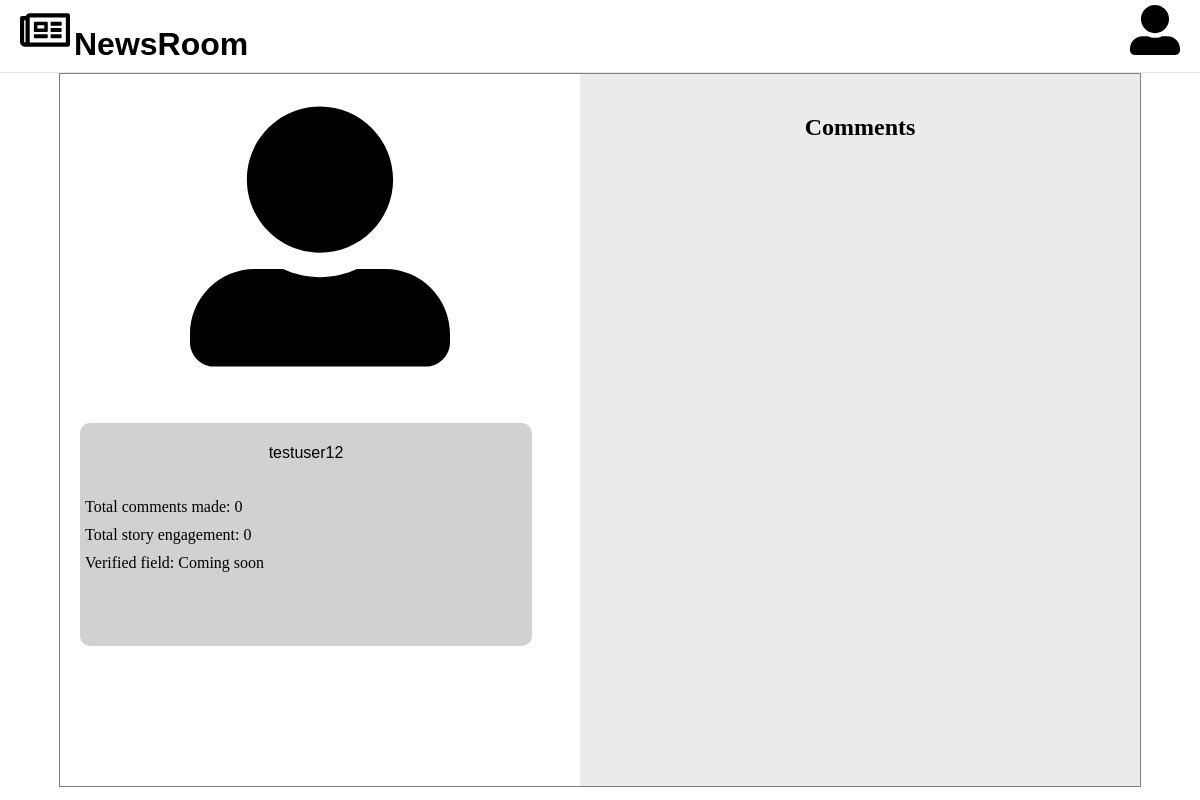
Page /profile/ (signed in) on the earlier database version.
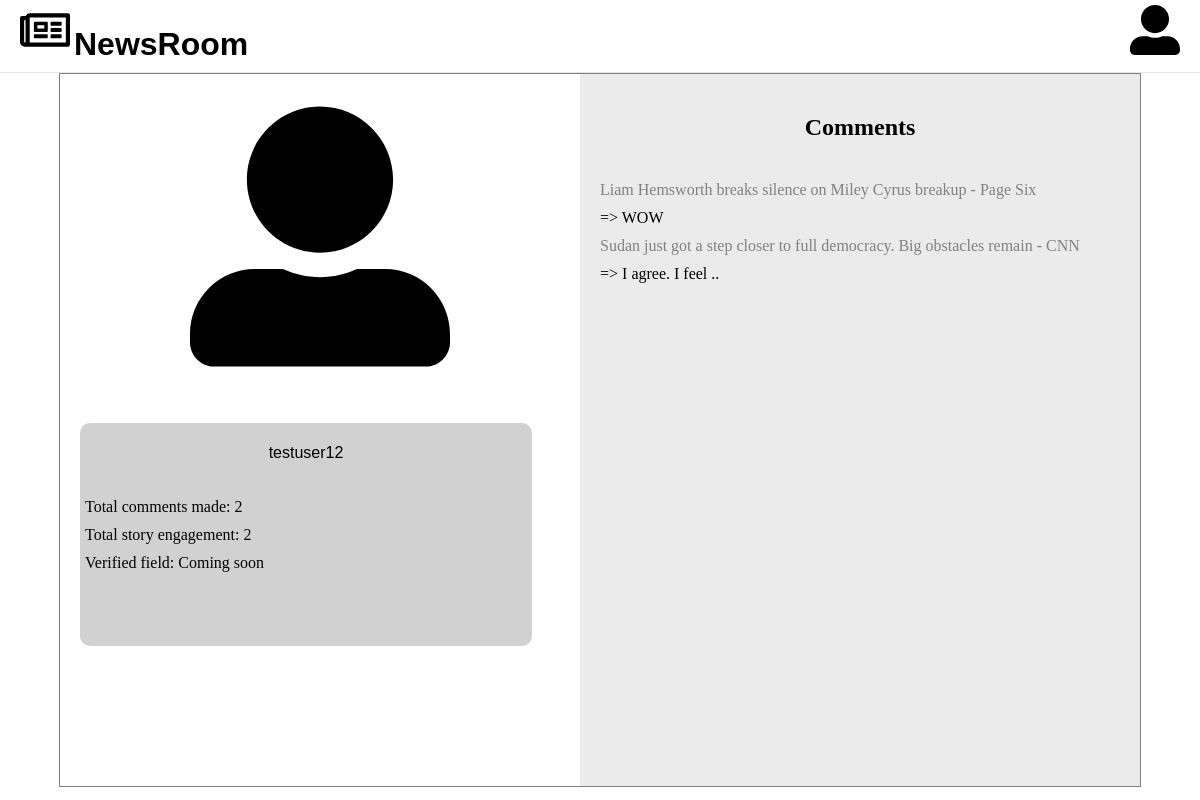
Same page on the later database version.
### blog/models.py (models this page shows, shortened)
class NewsRoom(models.Model):
    title = models.TextField(default="Unknown source", null=True)
    post = models.TextField(default="A Comment..", null=True)
    image = models.TextField(default="Image url", null=True)
    url = models.TextField(default="#", null=True)
    source = models.TextField(default="Unknown source", null=True)
    def __str__(self):
        return self.title

class Comment(models.Model):
    news = models.ForeignKey(NewsRoom, on_delete=models.CASCADE, null=True)
    name = models.ForeignKey(User, on_delete=models.CASCADE, null=True)
    comment = models.TextField(default="posts")

### blog/views.py (the view)
# urls.py: path('profile/', login_required(views.ProfileView.as_view()), name = 'profile'),
class ProfileView(TemplateView):
    def get (self, request):
        if not request.user.is_authenticated:
            return HttpResponseRedirect(reverse_lazy('login'))
        user = request.user
        if request.GET.get('user') is not None:
            username = request.GET.get('user')
            user = User.objects.filter(username = username).first()
        comments = Comment.objects.filter(name = user)
        commentsNum = len(comments)
        stories = {}
        for comment in comments:
            if comment.news in stories:
                stories[comment.news].append(comment.comment)
            else:
                stories[comment.news] = [comment.comment]
        storiesNum = len(stories)
        return render(request, 'static/profile.html', {"user": user, "storiesNum" : storiesNum, "commentsNum" :  commentsNum, "stories" : stories})

### blog/templates/static/profile.html (shortened to what this page needs)
{% load static%}
<!DOCTYPE html>
    <html>
    <head>
    <link rel="stylesheet" href="{%static 'css/header.css' %}">
    <link rel="stylesheet" href="{%static 'css/profile.css' %}">
    </head>
    <body>
        <div class="header">
            <a class="left" href="{% url 'home' %}">
                <img src="{%static 'img/newsroom.svg' %}" class="icon "alt="">
                <h1>NewsRoom</h1>
            </a>
            <div class="right">
                <a href="{% url 'profile' %}">
                    <img src="{%static 'img/profile.svg' %}" class="icon" alt="">
                </a>
            </div>
        </div>
        <div class="profile">
            <div class="profileinfo">
                <img src="{% static 'img/profile.svg' %%}" alt="" class="profileimage">
                <div class="info">
                    <p id="name">{{user.username}}</p>
                    <ul>
                        <li>Total comments made: {{commentsNum}}</li>
                        <li>Total story engagement: {{storiesNum}}</li>
                        <li>Verified field: Coming soon</li>
                    </ul>
                </div>
            </div>
            <div class="chatinfo">
                <h2>Comments</h2>
                <ul>
                    {% for story, comments in stories.items %}
                        <li><a id="story" href="{% url 'chatroom' %}?news={{story.title}}">{{story}}</a></li>
                        {% for comment in comments %}
                            <li>=> <a href = "{% url 'profile' %}?user={{user.username}}">{{comment}}</a></li>
                        {% endfor %}
                    {% endfor %}
                </ul>
            </div>
        </div>
    </body>
</html>

### blog/static/css/header.css (style rules this page uses)
body,html { width: 100%; height: 100%; margin: 0; text-align: center; }
.header { background-color: #fff; border-bottom: 1px solid rgba(0,0,0,.0975); display: flex; position: relative; width: 100%; z-index: 1; -webkit-transition: height .2s ease-in-out; transition: height .2s ease-in-out; height: 67px; text-align: left; padding-top: 5px; }
.left { width: 80%; display: block; padding-left: 20px; text-align: left; }
.right { width: 20%; padding-right: 20px; text-align: right; }
h1 { color: black; display: inline; font-family: 'Gill Sans', 'Gill Sans MT', Calibri, 'Trebuchet MS', sans-serif; }
.icon { height: 50px; width: 50px; }
a { text-decoration: none; color: black; }

### blog/static/css/profile.css (style rules this page uses)
.profile { display: flex; height: 89%; width: 90%; margin: auto; border: 1px solid grey; }
.profileinfo { width: 50%; background: #fff; }
.profileimage { padding: 20px; width: 50%; height: 40%; }
.info { margin: 20px; width: 85%; height: 30%; border-radius: 10px; padding: 5px; background: #8080805c; }
#name { font-weight: 500; font-family: 'Gill Sans', 'Gill Sans MT', Calibri, 'Trebuchet MS', sans-serif; }
ul { text-align: left; list-style: none; padding-left: 0; padding-top: 10px; }
li { padding-top: 10px; }
.chatinfo { width: 50%; padding: 20px; background: #80808029; overflow-y: scroll; }
#story { color: grey; }

Differences in the rows shown:
added NewsRoom: title "Liam Hemsworth breaks silence on Miley Cyrus breakup - Page Six"
added Comment: comments "WOW"
added NewsRoom: title "Sudan just got a step closer to full democracy. Big obstacles remain - CNN"
added Comment: comments "I agree. I feel .."
Other differences:
{{ commentsNum }}: "0" → "2"
{{ storiesNum }}: "0" → "2"
